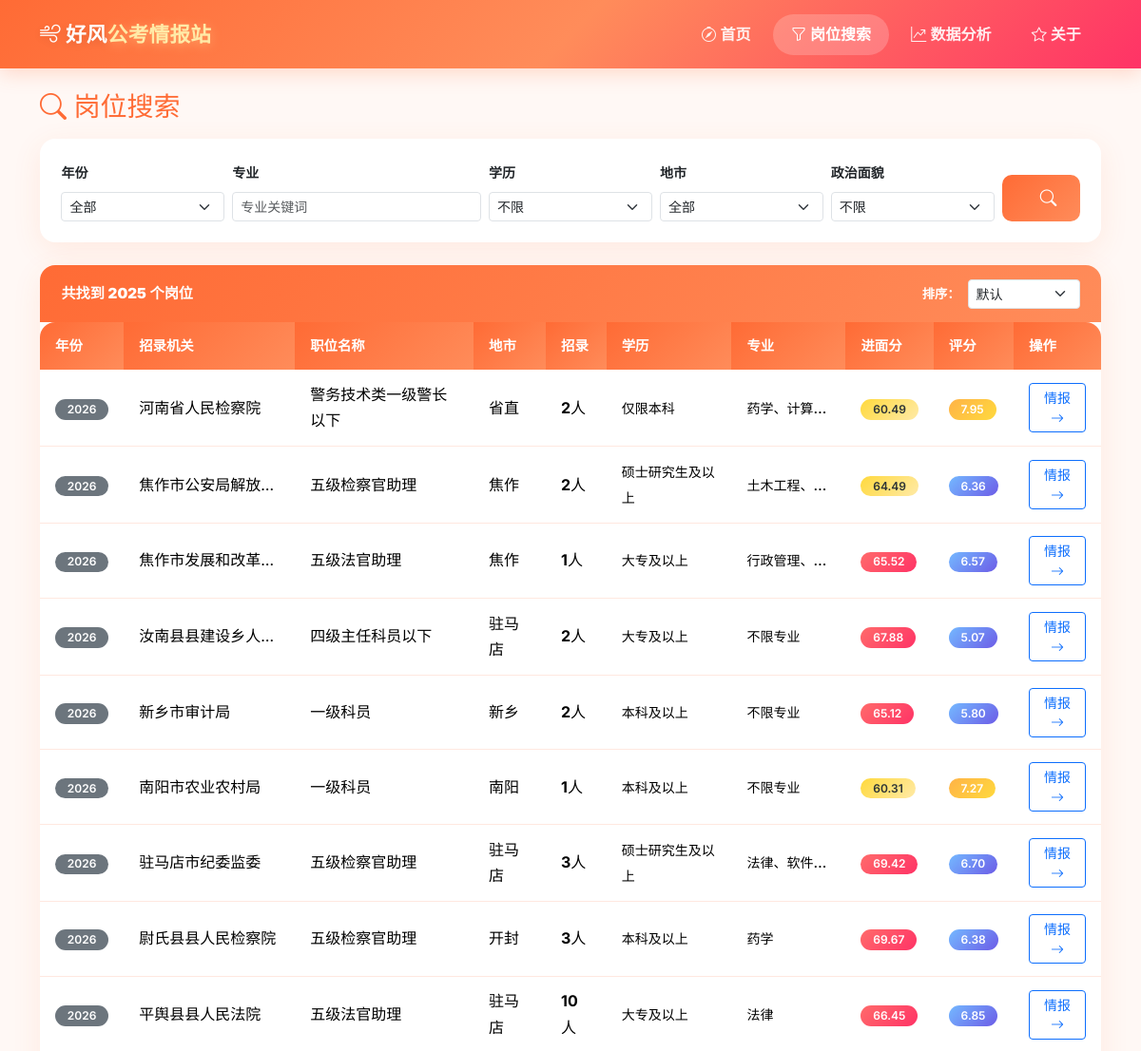
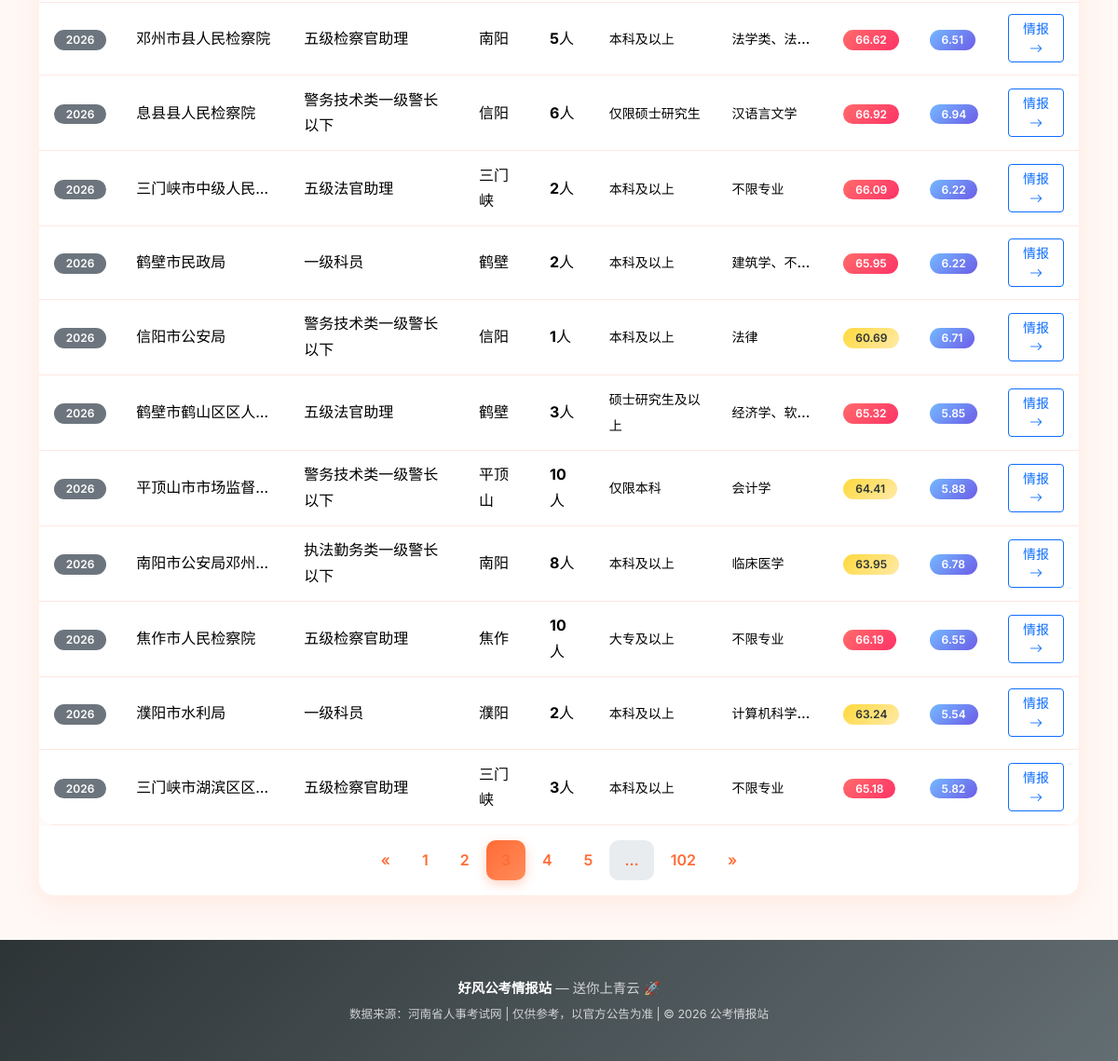
/search?page=3&, run on the app's committed database (2 pictures, top to bottom).
### tables this page shows
CREATE TABLE positions (
            id INTEGER PRIMARY KEY AUTOINCREMENT,
            year INTEGER NOT NULL,
            unit TEXT NOT NULL,
            position_name TEXT NOT NULL,
            position_code TEXT,
            recruit_num INTEGER,
            major_requirement TEXT,
            education TEXT,
            degree TEXT,
            political_status TEXT,
            experience_requirement TEXT,
            other_conditions TEXT,
            notes TEXT,
            exam_category TEXT,
            interview_ratio TEXT,
            city TEXT,
            district TEXT,
            system_type TEXT,
            min_score REAL,
            max_score REAL,
            avg_score REAL,
            created_at TIMESTAMP DEFAULT CURRENT_TIMESTAMP
        );

CREATE TABLE position_scores (
            position_id INTEGER PRIMARY KEY,
            difficulty_score REAL,
            difficulty_detail TEXT,
            region_score REAL,
            region_detail TEXT,
            salary_score REAL,
            salary_detail TEXT,
            prospect_score REAL,
            prospect_detail TEXT,
            overall_score REAL
        );

### app.py (the view)
@app.route('/search')
def search():
    major = request.args.get('major', '').strip()
    education = request.args.get('education', '').strip()
    city = request.args.get('city', '').strip()
    cities_param = request.args.get('cities', '').strip()
    political = request.args.get('political', '').strip()
    experience = request.args.get('experience', '').strip()
    year = request.args.get('year', '').strip()
    sort_by = request.args.get('sort_by', '').strip()
    order = request.args.get('order', 'ASC').strip()
    page = request.args.get('page', 1, type=int)
    cities_list = None
    if cities_param:
        cities_list = [c.strip() for c in cities_param.split(',') if c.strip()]
    result = search_positions(
        major=major if major else None,
        education=education if education else None,
        city=city if city else None,
        cities=cities_list,
        political=political if political else None,
        experience=experience if experience else None,
        year=int(year) if year else None,
        sort_by=sort_by if sort_by else None,
        order=order,
        page=page,
        per_page=20
    )
    years = get_years()
    cities = get_cities()
    query_params = '&'.join(
        f'{k}={v}' for k, v in request.args.items()
        if k != 'page' and v
    )
    return render_template(
        'search.html',
        result=result,
        years=years,
        cities=cities,
        sort_by=request.args.get('sort_by', ''),
        order=request.args.get('order', ''),
        query_params=query_params
    )

### utils/query.py (called while the page is built)
def get_db():
    conn = sqlite3.connect(DB_PATH)
    conn.row_factory = sqlite3.Row
    return conn

def get_cities():
    conn = get_db()
    cities = conn.execute(
        "SELECT city, COUNT(*) as cnt FROM positions GROUP BY city ORDER BY cnt DESC"
    ).fetchall()
    conn.close()
    return [dict(r) for r in cities]

def get_years():
    conn = get_db()
    years = conn.execute("SELECT DISTINCT year FROM positions ORDER BY year DESC").fetchall()
    conn.close()
    return [r[0] for r in years]

### templates/search.html (shortened to what this page needs)
{% extends "base.html" %}
{% block content %}
<div class="container mt-4">
    <h3 class="mb-3" style="color: var(--primary);">
        <i class="bi bi-search"></i> 岗位搜索
    </h3>
    <div class="card mb-4 fade-in-up">
        <div class="card-body">
            <form action="/search" method="GET" class="row g-2">
                <div class="col-md-2">
                    <label class="form-label small fw-bold">年份</label>
                    <select class="form-select form-select-sm" name="year">
                        <option value="">全部</option>
                    </select>
                </div>
                <div class="col-md-3">
                    <label class="form-label small fw-bold">专业</label>
                    <input type="text" class="form-control form-control-sm" name="major"
                           value="{{ request.args.get('major', '') }}" placeholder="专业关键词">
                </div>
                <div class="col-md-2">
                    <label class="form-label small fw-bold">学历</label>
                    <select class="form-select form-select-sm" name="education">
                        <option value="">不限</option>
                    </select>
                </div>
                <div class="col-md-2">
                    <label class="form-label small fw-bold">地市</label>
                    <select class="form-select form-select-sm" name="city">
                        <option value="">全部</option>
                    </select>
                </div>
                <div class="col-md-2">
                    <label class="form-label small fw-bold">政治面貌</label>
                    <select class="form-select form-select-sm" name="political">
                        <option value="">不限</option>
                    </select>
                </div>
                <div class="col-md-1 d-flex align-items-end">
                    <button type="submit" class="btn btn-search btn-sm w-100">
                        <i class="bi bi-search"></i>
                    </button>
                </div>
            </form>
        </div>
    </div>
    <div class="card">
        <div class="card-header d-flex justify-content-between align-items-center">
            <span>共找到 <strong>{{ result.total }}</strong> 个岗位</span>
            <div class="d-flex gap-2 align-items-center">
                <small>排序：</small>
                <select class="form-select form-select-sm" style="width:auto;" name="sort_select" onchange="applySort(this.value)">
                    <option value="" {% if not sort_by %}selected{% endif %}>默认</option>
                </select>
            </div>
        </div>
        <div class="card-body p-0">
            {% if result.items %}
            <div class="table-responsive">
                <table class="table table-custom table-hover mb-0">
                    <thead>
                        <tr>
                            <th>年份</th>
                            <th>招录机关</th>
                            <th>职位名称</th>
                            <th>地市</th>
                            <th>招录</th>
                            <th>学历</th>
                            <th>专业</th>
                            <th>进面分</th>
                            <th>评分</th>
                            <th>操作</th>
                        </tr>
                    </thead>
                    <tbody>
                        {% for pos in result.rows %}
                        <tr>
                            <td><span class="badge bg-secondary">{{ pos.year }}</span></td>
                            <td class="text-truncate" style="max-width:180px" title="{{ pos.unit }}">{{ pos.unit }}</td>
                            <td>{{ pos.position_name }}</td>
                            <td>{{ pos.city }}</td>
                            <td><strong>{{ pos.recruit_num }}</strong>人</td>
                            <td><small>{{ pos.education }}</small></td>
                            <td class="text-truncate" style="max-width:120px" title="{{ pos.major_requirement }}"><small>{{ pos.major_requirement }}</small></td>
                            <td>
                                {% if pos.avg_score %}
                                <span class="badge {% if pos.avg_score >= 65 %}bg-danger{% elif pos.avg_score >= 60 %}bg-warning text-dark{% else %}bg-success{% endif %}">
                                    {{ "%.2f"|format(pos.avg_score) }}
                                </span>
                                {% else %}
                                <span class="text-muted">-</span>
                                {% endif %}
                            </td>
                            <td>
                                {% if pos.overall_score %}
                                <span class="badge {% if pos.overall_score >= 7 %}bg-success{% elif pos.overall_score >= 5 %}bg-info{% else %}bg-secondary{% endif %}">
                                    {{ "%.2f"|format(pos.overall_score) }}
                                </span>
                                {% endif %}
                            </td>
                            <td>
                                <a href="/position/{{ pos.id }}" class="btn btn-sm btn-outline-primary">
                                    情报 <i class="bi bi-arrow-right"></i>
                                </a>
                            </td>
                        </tr>
                        {% endfor %}
                    </tbody>
                </table>
            </div>
            {% if result.total_pages > 1 %}
            <div class="d-flex justify-content-center p-3">
                <nav>
                    <ul class="pagination mb-0">
                        <li class="page-item {% if result.page <= 1 %}disabled{% endif %}">
                            <a class="page-link" href="?page={{ result.page - 1 }}&{{ query_params }}">&laquo;</a>
                        </li>
                        {% for p in range(1, result.total_pages + 1) %}
                            {% if p == 1 or p == result.total_pages or (p >= result.page - 2 and p <= result.page + 2) %}
                            <li class="page-item {% if p == result.page %}active{% endif %}">
                                <a class="page-link" href="?page={{ p }}&{{ query_params }}">{{ p }}</a>
                            </li>
                            {% elif p == result.page - 3 or p == result.page + 3 %}
                            <li class="page-item disabled"><span class="page-link">...</span></li>
                            {% endif %}
                        {% endfor %}
                        <li class="page-item {% if result.page >= result.total_pages %}disabled{% endif %}">
                            <a class="page-link" href="?page={{ result.page + 1 }}&{{ query_params }}">&raquo;</a>
                        </li>
                    </ul>
                </nav>
            </div>
            {% endif %}
            {% endif %}
        </div>
    </div>
</div>
{% endblock %}

### static/css/style.css (style rules this page uses)
:root { --primary: #FF6B35; --primary-dark: #E55D2B; --primary-light: #FF8C5A; --accent: #FF3366; --accent-light: #FFB347; --green: #00B894; --green-light: #55EFC4; --teal: #00CEC9; --dark: #2D3436; --bg: #FFF8F5; --card-bg: #FFFFFF; --text: #2D3436; --text-light: #636E72; --danger: #FF6B6B; --warning: #FFB347; --success: #00B894; --info: #74B9FF; --border: #FFE8E0; --shadow: 0 8px 30px rgba(255, 107, 53, 0.10); --shadow-hover: 0 12px 40px rgba(255, 107, 53, 0.18); --radius: 16px; --radius-sm: 10px; }
* { box-sizing: border-box; }
body { font-family: 'Inter', 'Noto Sans SC', -apple-system, BlinkMacSystemFont, 'PingFang SC', 'Microsoft YaHei', sans-serif; background: var(--bg); color: var(--text); line-height: 1.7; -webkit-font-smoothing: antialiased; }
.card { border: none; border-radius: var(--radius); box-shadow: var(--shadow); transition: all 0.3s ease; overflow: hidden; }
.card-header { background: linear-gradient(135deg, #FF6B35, #FF8C5A); color: #fff; font-weight: 700; padding: 0.9rem 1.4rem; border-bottom: none; font-size: 0.95rem; }
.card-body { padding: 1.4rem; }
.btn-search { background: linear-gradient(135deg, #FF6B35, #FF8C5A); color: #fff; border: none; font-weight: 700; padding: 0.7rem 2.5rem; border-radius: var(--radius-sm); font-size: 1.1rem; transition: all 0.3s ease; }
.table-custom { background: var(--card-bg); border-radius: var(--radius); overflow: hidden; box-shadow: var(--shadow); }
.table-custom thead th { background: linear-gradient(135deg, #FF6B35, #FF8C5A); color: #fff; font-weight: 600; border: none; padding: 0.8rem 1rem; font-size: 0.9rem; }
.table-custom tbody td { padding: 0.8rem 1rem; vertical-align: middle; border-color: var(--border); }
.table-custom tbody tr { transition: background 0.2s; }
.table-custom tbody tr:nth-child(even) { background: rgba(255, 107, 53, 0.02); }
.badge { border-radius: 30px; padding: 0.3rem 0.8rem; font-weight: 600; }
.badge.bg-success { background: linear-gradient(135deg, #FFB347, #FFD93D) !important; }
.badge.bg-warning { background: linear-gradient(135deg, #FFD93D, #FFEAA7) !important; color: #2D3436 !important; }
.badge.bg-danger { background: linear-gradient(135deg, #FF6B6B, #FF3366) !important; }
.badge.bg-info { background: linear-gradient(135deg, #74B9FF, #6C5CE7) !important; }
.pagination .page-link { color: var(--primary); border-radius: var(--radius-sm); margin: 0 3px; border: none; font-weight: 600; padding: 0.5rem 1rem; transition: all 0.2s; }
.pagination .page-item.active .page-link { background: linear-gradient(135deg, #FF6B35, #FF8C5A); border-color: transparent; box-shadow: 0 4px 12px rgba(255, 107, 53, 0.3); }
.fade-in-up { animation: fadeInUp 0.5s ease-out; }

### data on the page
positions: year "2026", unit "河南省人民检察院", position_name "警务技术类一级警长以下", city "省直", recruit_num "2", education "仅限本科", major_requirement "药学、计算…", avg_score "60.49"
position_scores: overall_score "7.95"
positions: year "2026", unit "焦作市公安局解放…", position_name "五级检察官助理", city "焦作", recruit_num "2", education "硕士研究生及以上", major_requirement "土木工程、…", avg_score "64.49"
position_scores: overall_score "6.36"
positions: year "2026", unit "焦作市发展和改革…", position_name "五级法官助理", city "焦作", recruit_num "1", education "大专及以上", major_requirement "行政管理、…", avg_score "65.52"
position_scores: overall_score "6.57"
positions: year "2026", unit "汝南县县建设乡人…", position_name "四级主任科员以下", city "驻马店", recruit_num "2", education "大专及以上", major_requirement "不限专业", avg_score "67.88"
position_scores: overall_score "5.07"
positions: year "2026", unit "新乡市审计局", position_name "一级科员", city "新乡", recruit_num "2", education "本科及以上", major_requirement "不限专业", avg_score "65.12"
position_scores: overall_score "5.80"
positions: year "2026", unit "南阳市农业农村局", position_name "一级科员", city "南阳", recruit_num "1", education "本科及以上", major_requirement "不限专业", avg_score "60.31"
position_scores: overall_score "7.27"
positions: year "2026", unit "驻马店市纪委监委", position_name "五级检察官助理", city "驻马店", recruit_num "3", education "硕士研究生及以上", major_requirement "法律、软件…", avg_score "69.42"
position_scores: overall_score "6.70"
positions: year "2026", unit "尉氏县县人民检察院", position_name "五级检察官助理", city "开封", recruit_num "3", education "本科及以上", major_requirement "药学", avg_score "69.67"
position_scores: overall_score "6.38"
positions: year "2026", unit "平舆县县人民法院", position_name "五级法官助理", city "驻马店", recruit_num "10", education "大专及以上", major_requirement "法律", avg_score "66.45"
position_scores: overall_score "6.85"
positions: year "2026", unit "邓州市县人民检察院", position_name "五级检察官助理", city "南阳", recruit_num "5", education "本科及以上", major_requirement "法学类、法…", avg_score "66.62"
position_scores: overall_score "6.51"
positions: year "2026", unit "息县县人民检察院", position_name "警务技术类一级警长以下", city "信阳", recruit_num "6", education "仅限硕士研究生", major_requirement "汉语言文学", avg_score "66.92"
position_scores: overall_score "6.94"
positions: year "2026", unit "三门峡市中级人民…", position_name "五级法官助理", city "三门峡", recruit_num "2", education "本科及以上", major_requirement "不限专业", avg_score "66.09"
position_scores: overall_score "6.22"
positions: year "2026", unit "鹤壁市民政局", position_name "一级科员", city "鹤壁", recruit_num "2", education "本科及以上", major_requirement "建筑学、不…", avg_score "65.95"
position_scores: overall_score "6.22"
positions: year "2026", unit "信阳市公安局", position_name "警务技术类一级警长以下", city "信阳", recruit_num "1", education "本科及以上", major_requirement "法律", avg_score "60.69"
position_scores: overall_score "6.71"
positions: year "2026", unit "鹤壁市鹤山区区人…", position_name "五级法官助理", city "鹤壁", recruit_num "3", education "硕士研究生及以上", major_requirement "经济学、软…", avg_score "65.32"
position_scores: overall_score "5.85"
positions: year "2026", unit "平顶山市市场监督…", position_name "警务技术类一级警长以下", city "平顶山", recruit_num "10", education "仅限本科", major_requirement "会计学", avg_score "64.41"
position_scores: overall_score "5.88"
positions: year "2026", unit "南阳市公安局邓州…", position_name "执法勤务类一级警长以下", city "南阳", recruit_num "8", education "本科及以上", major_requirement "临床医学", avg_score "63.95"
position_scores: overall_score "6.78"
positions: year "2026", unit "焦作市人民检察院", position_name "五级检察官助理", city "焦作", recruit_num "10", education "大专及以上", major_requirement "不限专业", avg_score "66.19"
position_scores: overall_score "6.55"
positions: year "2026", unit "濮阳市水利局", position_name "一级科员", city "濮阳", recruit_num "2", education "本科及以上", major_requirement "计算机科学…", avg_score "63.24"
position_scores: overall_score "5.54"
positions: year "2026", unit "三门峡市湖滨区区…", position_name "五级检察官助理", city "三门峡", recruit_num "3", education "本科及以上", major_requirement "不限专业", avg_score "65.18"
position_scores: overall_score "5.82"

### other printed values
{{ result.total }} "2025"
{{ p }} "1" "2" "4" "5" "102"
